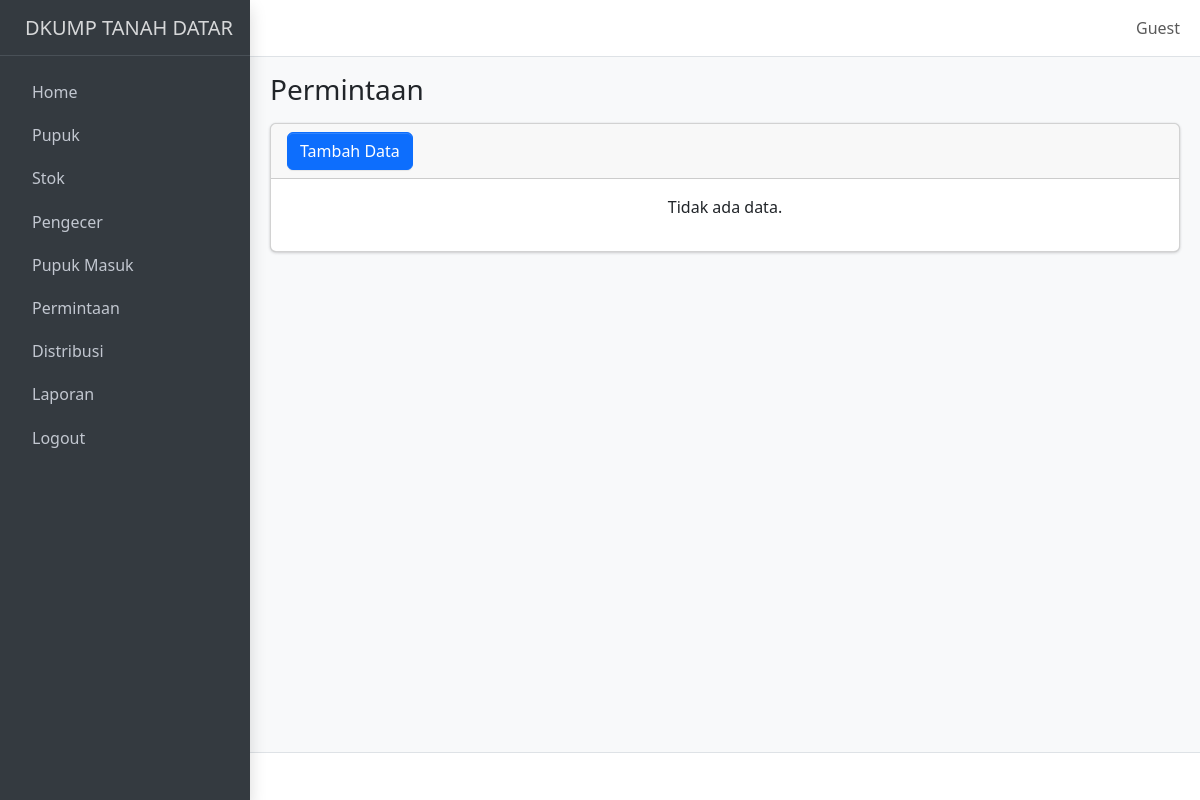
The app's page /permintaan.php, older data.
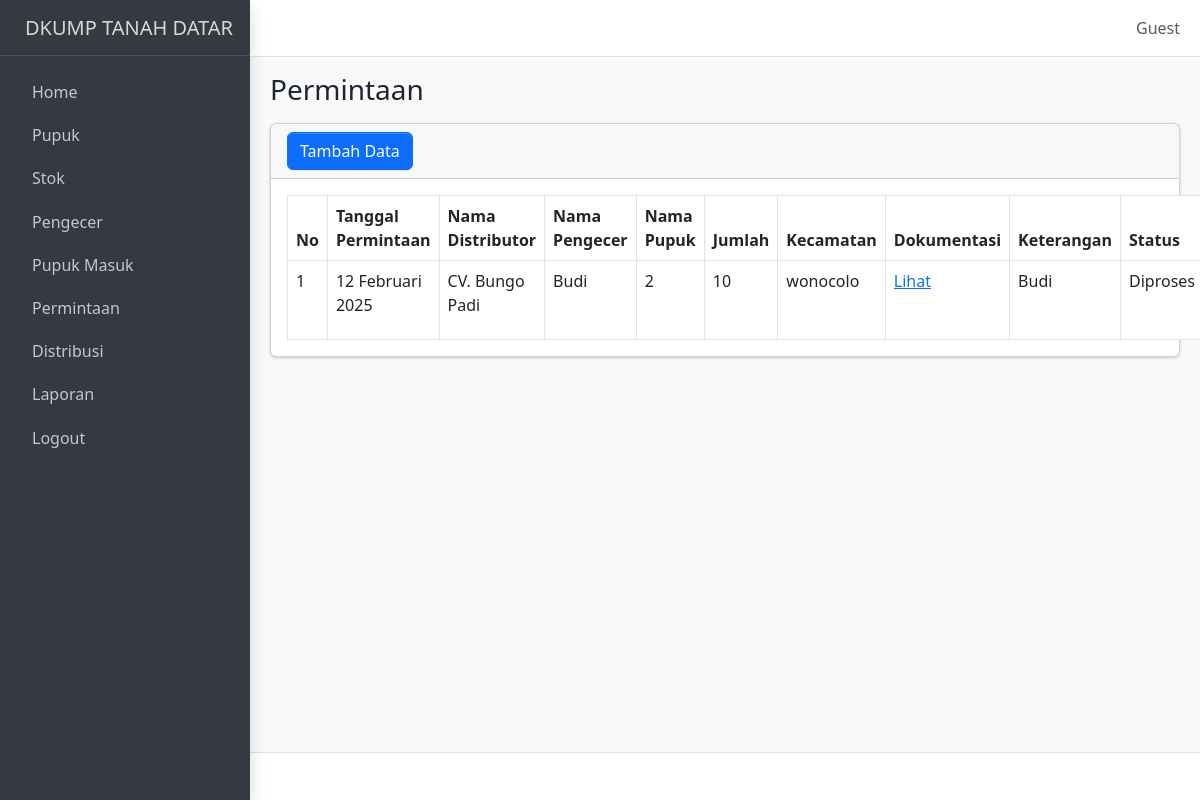
The same page, newer data.
### tables this page shows
CREATE TABLE `permintaan` (
  `id_permintaan` int NOT NULL,
  `tanggal_permintaan` date NOT NULL,
  `nama_distributor` varchar(255) NOT NULL,
  `id_pupuk` int NOT NULL,
  `id_pengecer` int NOT NULL,
  `jumlah` int NOT NULL,
  `kecamatan` varchar(255) NOT NULL,
  `dokumentasi` varchar(255) DEFAULT NULL,
  `keterangan` text,
  `status` enum('Pending','Diproses','Selesai','Ditolak') NOT NULL DEFAULT 'Pending'
);

CREATE TABLE `pengecer` (
  `id_pengecer` int NOT NULL,
  `nama_pengecer` varchar(255) NOT NULL,
  `jenis_kelamin` enum('Laki-laki','Perempuan') NOT NULL,
  `tanggal_lahir` date NOT NULL,
  `no_hp` varchar(20) NOT NULL,
  `alamat` text NOT NULL
);

### permintaan.php (the view, shortened to what this page needs)
<?php include 'template/header.php'; ?>
<body class="layout-fixed sidebar-expand-lg bg-body-tertiary">
    <div class="app-wrapper">
        <?php include 'template/navbar.php'; ?>
        <?php include 'template/sidebar.php'; ?>
        <main class="app-main">
            <div class="app-content-header">
                <div class="container-fluid">
                    <div class="row">
                        <div class="col-sm-6">
                            <h3 class="mb-0">Permintaan</h3>
                        </div>
                    </div>
                </div>
            </div>
            <div class="app-content">
                <div class="container-fluid">
                    <div class="card">
                        <div class="card-header">
                            <button type="button" class="btn btn-primary" data-bs-toggle="modal" data-bs-target="#modalTambahPermintaan">
                                Tambah Data
                            </button>
                        </div>
                        <div class="card-body">
                            <?php
                            include 'koneksi.php';
                            $query = "SELECT permintaan.*, pengecer.nama_pengecer
              FROM permintaan
              JOIN pengecer ON permintaan.id_pengecer = pengecer.id_pengecer";
                            $result = $koneksi->query($query);
                            $no = 1;
                            if ($result->num_rows > 0) {
                                echo "<table class='table table-bordered'>";
                                echo "<thead>
            <tr>
                <th>No</th>
                <th>Tanggal Permintaan</th>
                <th>Nama Distributor</th>
                <th>Nama Pengecer</th>
                <th>Nama Pupuk</th>
                <th>Jumlah</th>
                <th>Kecamatan</th>
                <th>Dokumentasi</th>
                <th>Keterangan</th>
                <th>Status</th>
                <th>Aksi</th>
            </tr>
        </thead>";
                                echo "<tbody>";
                                while ($row = $result->fetch_assoc()) {
                                    echo "<tr>
                <td>{$no}</td>
                <td>";
                                    $bulanIndo = [
                                        1 => 'Januari',
                                        2 => 'Februari',
                                        3 => 'Maret',
                                        4 => 'April',
                                        5 => 'Mei',
                                        6 => 'Juni',
                                        7 => 'Juli',
                                        8 => 'Agustus',
                                        9 => 'September',
                                        10 => 'Oktober',
                                        11 => 'November',
                                        12 => 'Desember'
                                    ];
                                    $tanggal = $row['tanggal_permintaan'];
                                    $timestamp = strtotime($tanggal);
                                    $day = date('j', $timestamp);
                                    $month = $bulanIndo[(int)date('m', $timestamp)];
                                    $year = date('Y', $timestamp);
                                    echo "$day $month $year";
                                    echo "</td>
                <td>{$row['nama_distributor']}</td>
                <td>{$row['nama_pengecer']}</td>
                <td>{$row['id_pupuk']}</td>
                <td>{$row['jumlah']}</td>
                <td>{$row['kecamatan']}</td>
                <td>";
                                    $file_path = "uploads/{$row['dokumentasi']}";
                                    if (file_exists($file_path) && !empty($row['dokumentasi'])) {
                                        echo "<a href='$file_path' target='_blank'>Lihat</a>";
                                    } else {
                                        echo "Tidak ada";
                                    }
                                    echo "</td>
                <td>{$row['keterangan']}</td>
                <td>{$row['status']}</td>
                <td>
                    <button class='btn btn-warning btn-sm' data-bs-toggle='modal' data-bs-target='#modalEditPermintaan{$row['id_permintaan']}'>Edit</button>
                    <a href='crud/hapus_permintaan.php?id={$row['id_permintaan']}' onclick='return confirm(\"Apakah Anda yakin ingin menghapus data ini?\")' class='btn btn-danger btn-sm'>Hapus</a>
                </td>
            </tr>";
                                    $no++;
                                }
                                echo "</tbody></table>";
                            } else {
                                echo "<p class='text-center'>Tidak ada data.</p>";
                            }
                            ?>
                        </div>
                    </div>
                </div>
            </div>
        </main>
        <footer class="app-footer"></footer>
    </div>
</body>
</html>

### template/header.php (shortened to what this page needs)
<!doctype html>
<html lang="en">
<head>
    <link
        rel="stylesheet"
        href="https://cdn.jsdelivr.net/npm/@fontsource/source-sans-3@5.0.12/index.css"
 />
    <link
        rel="stylesheet"
        href="https://cdn.jsdelivr.net/npm/overlayscrollbars@2.10.1/styles/overlayscrollbars.min.css"
 />
    <link
        rel="stylesheet"
        href="https://cdn.jsdelivr.net/npm/bootstrap-icons@1.11.3/font/bootstrap-icons.min.css"
 />
    <link rel="stylesheet" href="src/css/adminlte.css" />
    <link
        rel="stylesheet"
        href="https://cdn.jsdelivr.net/npm/apexcharts@3.37.1/dist/apexcharts.css"
 />
    <link
        rel="stylesheet"
        href="https://cdn.jsdelivr.net/npm/jsvectormap@1.5.3/dist/css/jsvectormap.min.css"
 />
        <link href="https://cdnjs.cloudflare.com/ajax/libs/bootstrap/5.3.0/css/bootstrap.min.css" rel="stylesheet">
</head>

### template/navbar.php
<nav class="app-header navbar navbar-expand bg-body">
    <div class="container-fluid">
        <ul class="navbar-nav ms-auto">
            <li class="nav-item dropdown user-menu">
                <a href="#" class="nav-link dropdown-toggle" data-bs-toggle="dropdown">
                    <span class="d-none d-md-inline">
                        <?php echo $_SESSION['nama_lengkap'] ?? 'Guest'; ?>
                    </span>
                </a>
            </li>
        </ul>
    </div>
</nav>

### template/sidebar.php
<aside class="app-sidebar bg-body-secondary shadow" data-bs-theme="dark">
    <div class="sidebar-brand">
        <a href="./index.html" class="brand-link">
            <span class="brand-text fw-light">DKUMP TANAH DATAR</span>
        </a>
    </div>
    <div class="sidebar-wrapper">
        <nav class="mt-2">
            <ul
                class="nav sidebar-menu flex-column"
                data-lte-toggle="treeview"
                role="menu"
                data-accordion="false">
                <li class="nav-item">
                    <a href="home.php" class="nav-link">
                        <p>Home</p>
                    </a>
                </li>
                <li class="nav-item">
                    <a href="pupuk.php" class="nav-link">
                        <p>Pupuk</p>
                    </a>
                </li>
                <li class="nav-item">
                    <a href="stok.php" class="nav-link">
                        <p>Stok</p>
                    </a>
                </li>
                <li class="nav-item">
                    <a href="pengecer.php" class="nav-link">
                        <p>Pengecer</p>
                    </a>
                </li>
                <li class="nav-item">
                    <a href="pupuk_masuk.php" class="nav-link">
                        <p>Pupuk Masuk</p>
                    </a>
                </li>
                <li class="nav-item">
                    <a href="permintaan.php" class="nav-link">
                        <p>Permintaan</p>
                    </a>
                </li>
                <li class="nav-item">
                    <a href="distribusi.php" class="nav-link">
                        <p>Distribusi</p>
                    </a>
                </li>
                <li class="nav-item">
                    <a href="laporan.php" class="nav-link">
                        <p>Laporan</p>
                    </a>
                </li>
                <li class="nav-item">
                    <a href="logout.php" class="nav-link">
                        <p>Logout</p>
                    </a>
                </li>
            </ul>
        </nav>
    </div>
</aside>

Row changes from the older to the newer data that the page shows:
added permintaan: tanggal_permintaan "12", tanggal_permintaan "Februari", tanggal_permintaan "2025", nama_distributor "CV. Bungo Padi", id_pengecer.nama_pengecer "Budi", id_pupuk "2", jumlah "10", kecamatan "wonocolo", keterangan "Budi", status "Diproses"
Text that changed along with them:
text no longer shown: "Tidak ada data."
text now shown: "No Tanggal Permintaan Nama Distributor Nama Pengecer Nama Pupuk Jumlah Kecamatan Dokumentasi Keterangan Status"
